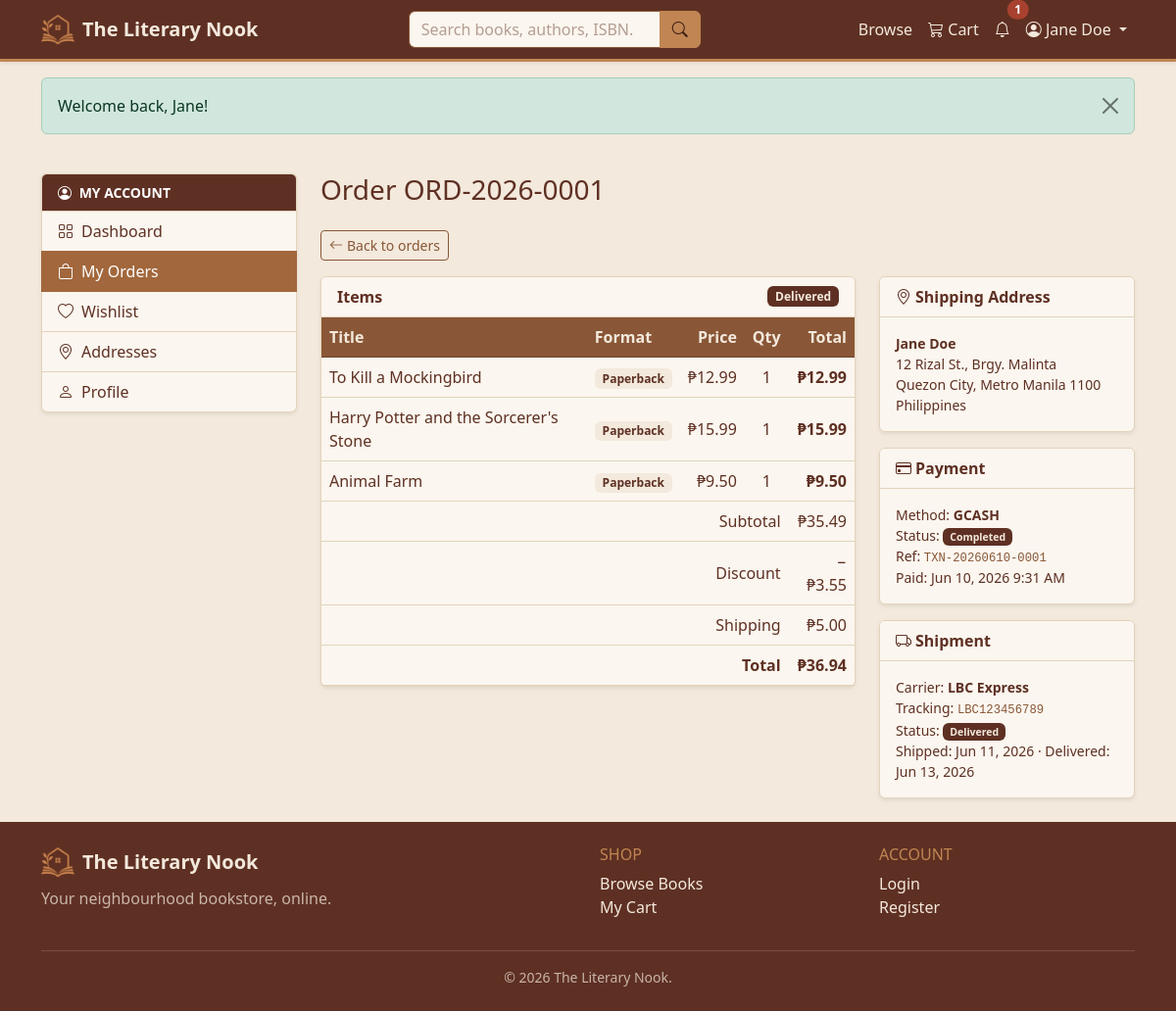
Screenshot of /customer/order_detail.php?id=1 (signed in) with the database file from the repository.
### tables this page shows
CREATE TABLE orders (
    order_id            INT UNSIGNED NOT NULL AUTO_INCREMENT,
    order_number        VARCHAR(20)  NOT NULL,
    user_id             INT UNSIGNED NOT NULL,
    shipping_address_id INT UNSIGNED DEFAULT NULL,
    promo_id            INT UNSIGNED DEFAULT NULL,
    status              ENUM('pending','confirmed','shipped','delivered','cancelled')
                                     NOT NULL DEFAULT 'pending',
    subtotal            DECIMAL(10,2) NOT NULL DEFAULT 0,
    discount_amount     DECIMAL(10,2) NOT NULL DEFAULT 0,
    shipping_fee        DECIMAL(10,2) NOT NULL DEFAULT 0,
    total_amount        DECIMAL(10,2) NOT NULL DEFAULT 0,
    placed_at           TIMESTAMP     NOT NULL DEFAULT CURRENT_TIMESTAMP,
    PRIMARY KEY (order_id),
    UNIQUE KEY uq_order_number (order_number),
    KEY idx_order_user (user_id),
    KEY idx_order_status (status),
    CONSTRAINT fk_order_user FOREIGN KEY (user_id)
        REFERENCES users (user_id) ON DELETE RESTRICT ON UPDATE CASCADE,
    CONSTRAINT fk_order_addr FOREIGN KEY (shipping_address_id)
        REFERENCES addresses (address_id) ON DELETE SET NULL ON UPDATE CASCADE,
    CONSTRAINT fk_order_promo FOREIGN KEY (promo_id)
        REFERENCES promotions (promo_id) ON DELETE SET NULL ON UPDATE CASCADE
);

CREATE TABLE addresses (
    address_id     INT UNSIGNED  NOT NULL AUTO_INCREMENT,
    user_id        INT UNSIGNED  NOT NULL,
    label          VARCHAR(40)   NOT NULL DEFAULT 'Home',    
    recipient_name VARCHAR(100)  NOT NULL,
    line1          VARCHAR(150)  NOT NULL,
    line2          VARCHAR(150)  DEFAULT NULL,
    city           VARCHAR(60)   NOT NULL,
    state          VARCHAR(60)   NOT NULL,
    postal_code    VARCHAR(20)   NOT NULL,
    country        VARCHAR(60)   NOT NULL DEFAULT 'Philippines',
    phone          VARCHAR(20)   DEFAULT NULL,
    is_default     TINYINT(1)    NOT NULL DEFAULT 0,
    PRIMARY KEY (address_id),
    KEY idx_addr_user (user_id),
    CONSTRAINT fk_addr_user FOREIGN KEY (user_id)
        REFERENCES users (user_id) ON DELETE CASCADE ON UPDATE CASCADE
);

CREATE TABLE order_items (
    order_item_id INT UNSIGNED NOT NULL AUTO_INCREMENT,
    order_id      INT UNSIGNED NOT NULL,
    format_id     INT UNSIGNED DEFAULT NULL,       
    book_title    VARCHAR(200) NOT NULL,           
    format_type   VARCHAR(20)  NOT NULL,           
    unit_price    DECIMAL(10,2) NOT NULL,          
    quantity      INT           NOT NULL,
    line_total    DECIMAL(10,2) NOT NULL,
    PRIMARY KEY (order_item_id),
    KEY idx_oi_order (order_id),
    KEY idx_oi_fmt (format_id),
    CONSTRAINT fk_oi_order FOREIGN KEY (order_id)
        REFERENCES orders (order_id) ON DELETE CASCADE ON UPDATE CASCADE,
    CONSTRAINT fk_oi_fmt FOREIGN KEY (format_id)
        REFERENCES book_formats (format_id) ON DELETE SET NULL ON UPDATE CASCADE
);

CREATE TABLE payments (
    payment_id      INT UNSIGNED NOT NULL AUTO_INCREMENT,
    order_id        INT UNSIGNED NOT NULL,
    payment_method  ENUM('credit_card','debit_card','paypal','gcash','cod') NOT NULL,
    amount          DECIMAL(10,2) NOT NULL,
    status          ENUM('pending','completed','failed','refunded') NOT NULL DEFAULT 'pending',
    transaction_ref VARCHAR(40)  DEFAULT NULL,
    paid_at         TIMESTAMP    NULL DEFAULT NULL,
    created_at      TIMESTAMP    NOT NULL DEFAULT CURRENT_TIMESTAMP,
    PRIMARY KEY (payment_id),
    KEY idx_pay_order (order_id),
    KEY idx_pay_status (status),
    CONSTRAINT fk_pay_order FOREIGN KEY (order_id)
        REFERENCES orders (order_id) ON DELETE CASCADE ON UPDATE CASCADE
);

CREATE TABLE shipments (
    shipment_id     INT UNSIGNED NOT NULL AUTO_INCREMENT,
    order_id        INT UNSIGNED NOT NULL,
    carrier         VARCHAR(60)  DEFAULT NULL,
    tracking_number VARCHAR(60)  DEFAULT NULL,
    status          ENUM('preparing','in_transit','out_for_delivery','delivered')
                                 NOT NULL DEFAULT 'preparing',
    shipped_at      DATETIME     DEFAULT NULL,
    delivered_at    DATETIME     DEFAULT NULL,
    PRIMARY KEY (shipment_id),
    KEY idx_ship_order (order_id),
    CONSTRAINT fk_ship_order FOREIGN KEY (order_id)
        REFERENCES orders (order_id) ON DELETE CASCADE ON UPDATE CASCADE
);

### customer/order_detail.php (the view, shortened to what the rows shown need)
<?php
$uid = (int) $_SESSION['user_id'];
$oid = (int) ($_GET['id'] ?? 0);
$order = db_one(
    'SELECT o.*, a.recipient_name, a.line1, a.line2, a.city, a.state, a.postal_code, a.country, a.phone AS addr_phone
     FROM orders o
     LEFT JOIN addresses a ON a.address_id = o.shipping_address_id
     WHERE o.order_id = ? AND o.user_id = ?', [$oid, $uid]);
$items    = db_all('SELECT * FROM order_items WHERE order_id = ?', [$oid]);
$payment  = db_one('SELECT * FROM payments  WHERE order_id = ? ORDER BY payment_id DESC LIMIT 1', [$oid]);
$shipment = db_one('SELECT * FROM shipments WHERE order_id = ? ORDER BY shipment_id DESC LIMIT 1', [$oid]);
$dash_title = 'Order ' . e($order['order_number']);
include INCLUDES_PATH . '/header.php';
include INCLUDES_PATH . '/dash_open.php';
?>
<a href="<?= url('customer/orders.php') ?>" class="btn btn-sm btn-outline-secondary mb-3">
  <i class="bi bi-arrow-left me-1"></i>Back to orders
</a>
<div class="row g-4">
  <div class="col-lg-8">
    <div class="card shadow-sm mb-4">
      <div class="card-header bg-white d-flex justify-content-between align-items-center">
        <span class="fw-semibold">Items</span><?= status_badge($order['status']) ?>
      </div>
      <div class="table-responsive">
        <table class="table align-middle mb-0">
          <thead class="table-light"><tr><th>Title</th><th>Format</th><th class="text-end">Price</th>
            <th class="text-center">Qty</th><th class="text-end">Total</th></tr></thead>
          <tbody>
          <?php foreach ($items as $it): ?>
            <tr>
              <td><?= e($it['book_title']) ?></td>
              <td><span class="badge text-bg-light text-capitalize"><?= e($it['format_type']) ?></span></td>
              <td class="text-end"><?= money($it['unit_price']) ?></td>
              <td class="text-center"><?= (int) $it['quantity'] ?></td>
              <td class="text-end fw-semibold"><?= money($it['line_total']) ?></td>
            </tr>
          <?php endforeach; ?>
          </tbody>
          <tfoot>
            <tr><td colspan="4" class="text-end">Subtotal</td><td class="text-end"><?= money($order['subtotal']) ?></td></tr>
            <?php if ($order['discount_amount'] > 0): ?>
              <tr class="text-success"><td colspan="4" class="text-end">Discount</td><td class="text-end">−<?= money($order['discount_amount']) ?></td></tr>
            <?php endif; ?>
            <tr><td colspan="4" class="text-end">Shipping</td><td class="text-end"><?= money($order['shipping_fee']) ?></td></tr>
            <tr class="fw-bold border-top"><td colspan="4" class="text-end">Total</td><td class="text-end"><?= money($order['total_amount']) ?></td></tr>
          </tfoot>
        </table>
      </div>
    </div>
  </div>
  <div class="col-lg-4">
    <div class="card shadow-sm mb-3">
      <div class="card-header bg-white fw-semibold"><i class="bi bi-geo-alt me-1"></i>Shipping Address</div>
      <div class="card-body small">
        <?php if ($order['recipient_name']): ?>
          <strong><?= e($order['recipient_name']) ?></strong><br>
          <?= e($order['line1']) ?><?= $order['line2'] ? ', ' . e($order['line2']) : '' ?><br>
          <?= e($order['city'] . ', ' . $order['state'] . ' ' . $order['postal_code']) ?><br>
          <?= e($order['country']) ?>
        <?php else: ?><span class="text-muted">Digital order — no shipping.</span><?php endif; ?>
      </div>
    </div>
    <div class="card shadow-sm mb-3">
      <div class="card-header bg-white fw-semibold"><i class="bi bi-credit-card me-1"></i>Payment</div>
      <div class="card-body small">
        <?php if ($payment): ?>
          Method: <strong class="text-uppercase"><?= e(str_replace('_',' ',$payment['payment_method'])) ?></strong><br>
          Status: <?= status_badge($payment['status']) ?><br>
          <?php if ($payment['transaction_ref']): ?>Ref: <code><?= e($payment['transaction_ref']) ?></code><br><?php endif; ?>
          Paid: <?= nice_datetime($payment['paid_at']) ?>
        <?php else: ?><span class="text-muted">No payment recorded.</span><?php endif; ?>
      </div>
    </div>
    <?php if ($shipment): ?>
    <div class="card shadow-sm">
      <div class="card-header bg-white fw-semibold"><i class="bi bi-truck me-1"></i>Shipment</div>
      <div class="card-body small">
        Carrier: <strong><?= e($shipment['carrier'] ?: '—') ?></strong><br>
        Tracking: <code><?= e($shipment['tracking_number'] ?: '—') ?></code><br>
        Status: <?= status_badge($shipment['status']) ?><br>
        Shipped: <?= nice_date($shipment['shipped_at']) ?> · Delivered: <?= nice_date($shipment['delivered_at']) ?>
      </div>
    </div>
    <?php endif; ?>
  </div>
</div>
<?php
include INCLUDES_PATH . '/dash_close.php';
include INCLUDES_PATH . '/footer.php';

### includes/header.php (shortened to what the rows shown need)
<?php
$u = current_user();
?>
<!DOCTYPE html>
<html lang="en">
<head>
    <link href="https://cdn.jsdelivr.net/npm/bootstrap@5.3.3/dist/css/bootstrap.min.css" rel="stylesheet">
    <link href="https://cdn.jsdelivr.net/npm/bootstrap-icons@1.11.3/font/bootstrap-icons.min.css" rel="stylesheet">
    <?php $css = dirname(__DIR__) . '/assets/css/style.css'; ?>
    <link href="<?= e(ASSETS_URL) ?>css/style.css?v=<?= @filemtime($css) ?: '1' ?>" rel="stylesheet">
</head>
<body class="d-flex flex-column min-vh-100 bg-body-tertiary">
<nav class="navbar navbar-expand-lg navbar-dark bg-dark shadow-sm sticky-top">
  <div class="container">
    <div class="collapse navbar-collapse" id="topnav">
      <ul class="navbar-nav ms-lg-3 align-items-lg-center">
        <?php if ($u): ?>
          <li class="nav-item">
            <a class="nav-link position-relative" href="<?= url('orders/cart.php') ?>">
              <i class="bi bi-cart3"></i> Cart
            </a>
          </li>
          <li class="nav-item dropdown">
            <a class="nav-link position-relative" href="#" role="button" data-bs-toggle="dropdown">
              <i class="bi bi-bell"></i>
              <?php $nc = notif_count(); if ($nc): ?>
                <span class="position-absolute top-0 start-100 translate-middle badge rounded-pill bg-danger"><?= $nc ?></span>
              <?php endif; ?>
            </a>
          </li>
          <li class="nav-item dropdown">
            <a class="nav-link dropdown-toggle" href="#" role="button" data-bs-toggle="dropdown">
              <?php $navAvatar = avatar_url($u['avatar'] ?? null); ?>
              <?php if ($navAvatar): ?>
                <img src="<?= e($navAvatar) ?>" alt="" class="rounded-circle"
                     width="24" height="24" style="object-fit:cover;">
              <?php else: ?>
                <i class="bi bi-person-circle"></i>
              <?php endif; ?>
              <?= e($u['name']) ?>
            </a>
          </li>
        <?php else: ?>
          <li class="nav-item"><a class="nav-link" href="<?= url('authentication/login.php') ?>">Login</a></li>
          <li class="nav-item"><a class="btn btn-warning btn-sm ms-lg-2" href="<?= url('authentication/register.php') ?>">Register</a></li>
        <?php endif; ?>
      </ul>
    </div>
  </div>
</nav>
<main class="flex-grow-1 py-4">

### includes/dash_open.php (shortened to what the rows shown need)
<div class="container">
  <div class="row g-4">
    <section class="col-lg-9">
      <?php if (!empty($dash_title)): ?>
        <h1 class="h3 mb-4"><?= e($dash_title) ?></h1>
      <?php endif; ?>

### functions/functions.php (shortened to what the rows shown need)
<?php
function e($value): string
{
    return htmlspecialchars((string) $value, ENT_QUOTES, 'UTF-8');
}
function url(string $path = ''): string
{
    return BASE_URL . ltrim($path, '/');
}
function is_logged_in(): bool
{
    return !empty($_SESSION['user_id']);
}
function current_user(): ?array
{
    return is_logged_in() ? [
        'id'     => $_SESSION['user_id'],
        'name'   => $_SESSION['user_name'] ?? '',
        'email'  => $_SESSION['user_email'] ?? '',
        'role'   => $_SESSION['role'] ?? 'customer',
        'avatar' => $_SESSION['avatar'] ?? null,
    ] : null;
}
function avatar_url(?string $filename): ?string
{
    if (!$filename || !file_exists(UPLOAD_PATH . '/' . $filename)) {
        return null;
    }
    return UPLOAD_URL . rawurlencode($filename);
}
function money($amount): string
{
    return CURRENCY . number_format((float) $amount, 2);
}
function nice_date($datetime): string
{
    return date('M d, Y', strtotime($datetime));
}
function nice_datetime($datetime): string
{
    return date('M d, Y g:i A', strtotime($datetime));
}
function status_badge(string $status): string
{
    $map = [
        'pending'   => 'light',     'confirmed' => 'warning',
        'shipped'   => 'secondary', 'delivered' => 'dark',
        'cancelled' => 'danger',    'completed' => 'dark',
        'failed'    => 'danger',    'refunded'  => 'warning',
    ];
    $color = $map[$status] ?? 'light';
    $extra = $color === 'light' ? ' border' : '';
    return '<span class="badge text-bg-' . $color . $extra . ' text-capitalize">' . e($status) . '</span>';
}
function notif_count(): int
{
    return (int) db_scalar(
        'SELECT COUNT(*) FROM notifications WHERE user_id = ? AND is_read = 0',
        [(int) $_SESSION['user_id']]
    );
}

### rows the page displays
orders: shipping_address.recipient_name "Jane Doe", order_number "Order ORD-2026-0001", status "Delivered", subtotal "₱35.49", discount_amount "₱3.55", shipping_fee "₱5.00", total_amount "₱36.94", shipping_address.line1 "12 Rizal St., Brgy. Malinta", shipping_address.postal_code "Quezon City, Metro Manila 1100", shipping_address.country "Philippines"
order_items: book_title "To Kill a Mockingbird", format_type "Paperback", unit_price "₱12.99", quantity "1", line_total "₱12.99"
order_items: book_title "Harry Potter and the Sorcerer's Stone", format_type "Paperback", unit_price "₱15.99", quantity "1", line_total "₱15.99"
order_items: book_title "Animal Farm", format_type "Paperback", unit_price "₱9.50", quantity "1", line_total "₱9.50"
payments: payment_method "GCASH", status "Completed", transaction_ref "TXN-20260610-0001", paid_at "Jun 10, 2026 9:31 AM"
shipments: carrier "LBC Express", tracking_number "LBC123456789", status "Delivered", shipped_at "Jun 11, 2026", delivered_at "Jun 13, 2026"

### other values shown
SITE_NAME "The Literary Nook"
$nc "1"
$f['message'] "Welcome back, Jane!"
$label "Dashboard"
$label "My Orders"
$label "Wishlist"
$label "Addresses"
$label "Profile"
SITE_TAGLINE "Your neighbourhood bookstore, online."
